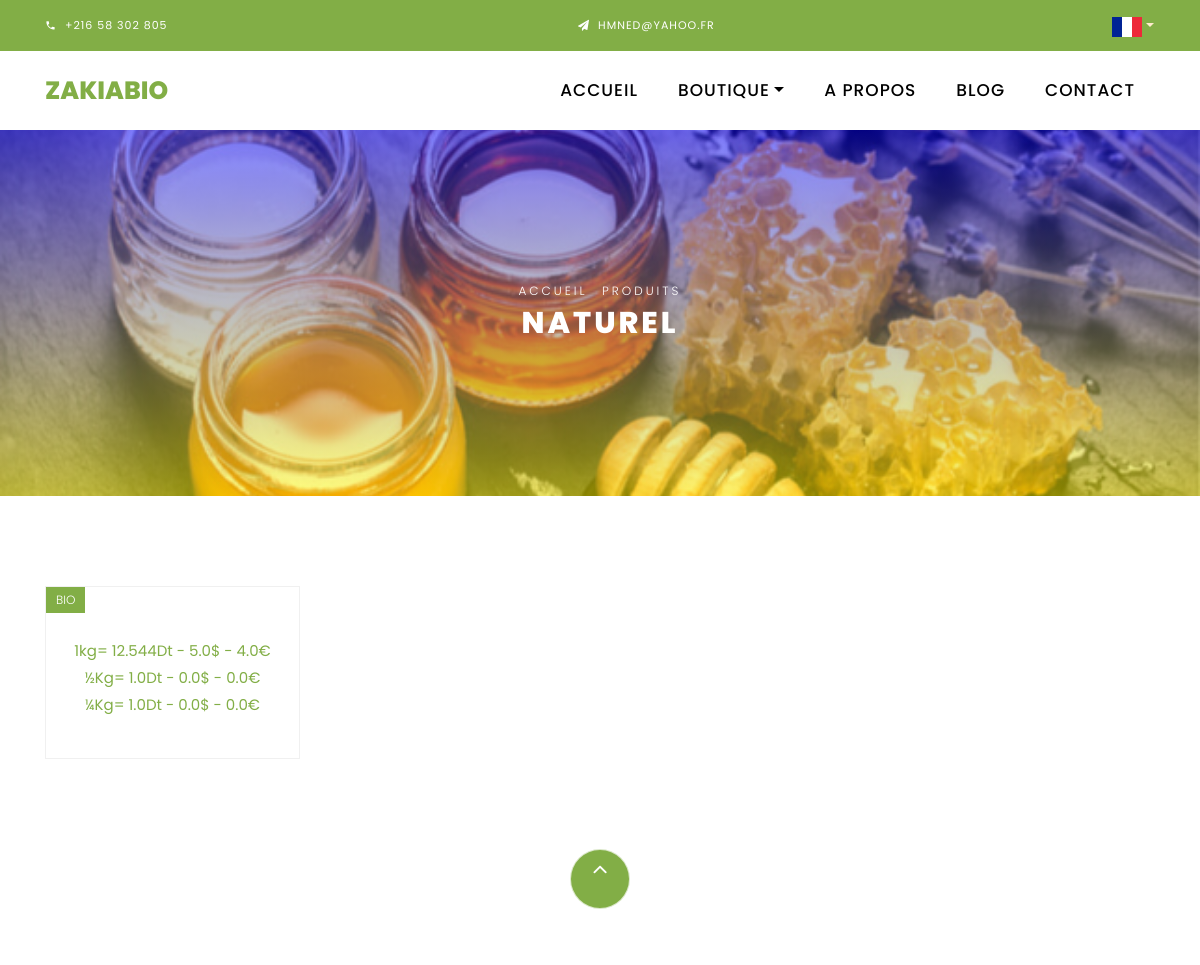
The page /fr/shop (upper part) on the database as committed earlier.
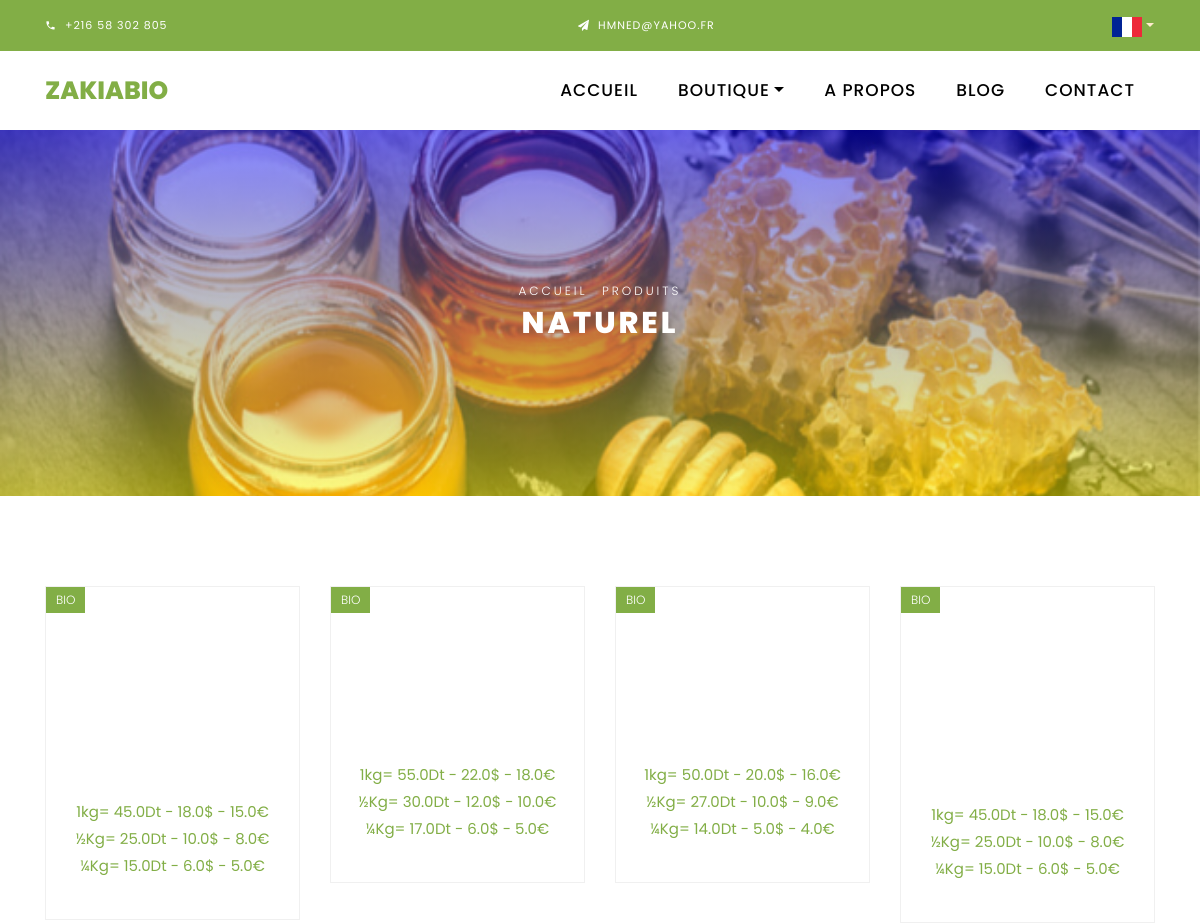
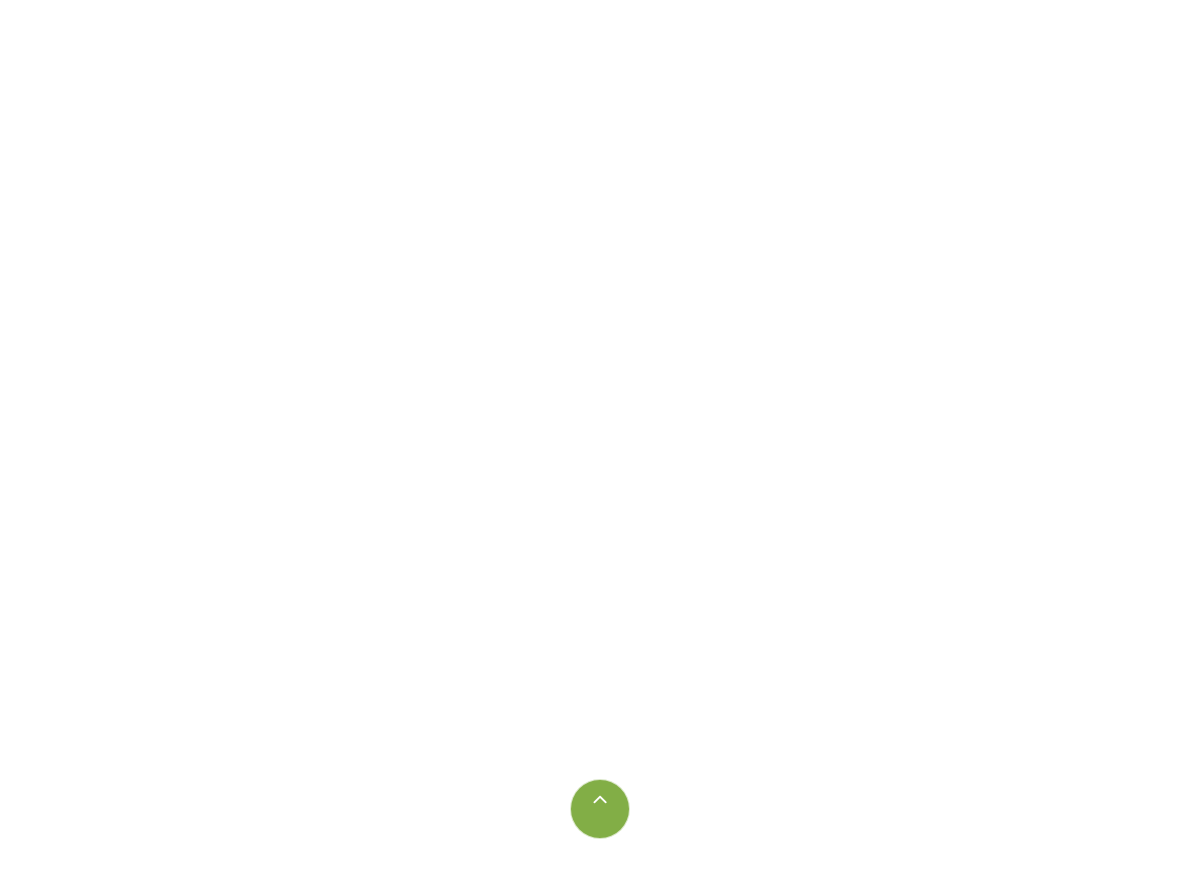
The same page on the database as committed later (2 pictures, top to bottom).
### naturalProd/models.py (models this page shows, shortened)
class NaturalProd(models.Model):
    ENtitle = models.CharField(max_length=200)
    FRtitle = models.CharField(max_length=200)
    ARtitle = models.CharField(max_length=200)
    image = models.ImageField(upload_to='pics')
    ENdescription = models.TextField(max_length=12000)
    FRdescription = models.TextField(max_length=12000)
    ARdescription = models.TextField(max_length=12000)
    pricedemikg = models.FloatField(max_length=1000)
    pricequartkg = models.FloatField(max_length=1000)
    price = models.FloatField(max_length=1000)
    pricedemikg = models.FloatField(max_length=1000)
    pricequartkg = models.FloatField(max_length=1000)
    slug = models.SlugField(unique=True)
    available = models.BooleanField(default=True)

### fr/views.py (the view)
# urls.py: path('shop', views.natural, name='natural'),
def natural(request):
    prods = NaturalProd.objects.all()
    return render(request, 'fr/shopfr.html', context={"prods":prods})

### template/fr/shopfr.html (shortened to what the changed rows need)
{% load static %}
{% load mathfilters %}
<!DOCTYPE html>
<html lang="en">
<head>
  <link rel="stylesheet" href="{% static 'css/open-iconic-bootstrap.min.css' %}" />
  <link rel="stylesheet" href="{% static 'css/animate.css' %}" />
  <link rel="stylesheet" href="{% static 'css/owl.carousel.min.css' %}" />
  <link rel="stylesheet" href="{% static 'css/owl.theme.default.min.css' %}" />
  <link rel="stylesheet" href="{% static 'css/magnific-popup.css' %}" />
  <link rel="stylesheet" href="{% static 'css/aos.css' %}" />
  <link rel="stylesheet" href="{% static 'css/ionicons.min.css' %}" />
  <link rel="stylesheet" href="{% static 'css/bootstrap-datepicker.css' %}" />
  <link rel="stylesheet" href="{% static 'css/jquery.timepicker.css' %}" />
  <link rel="stylesheet" href="{% static 'css/flaticon.css' %}" />
  <link rel="stylesheet" href="{% static 'css/icomoon.css' %}" />
  <link rel="stylesheet" href="{% static 'css/style.css' %}" />
</head>
<body class="goto-here">
  <div class="hero-wrap hero-bread" style="background-image:linear-gradient(rgba(0, 0, 255, 0.5), rgba(255, 255, 0, 0.5)),
  url({% static 'images/img1.jpg' %});">
    <div class="container">
      <div class="row no-gutters slider-text align-items-center justify-content-center">
        <div class="col-md-9 ftco-animate text-center">
          <h1 class="mb-0 bread">Naturel</h1>
        </div>
      </div>
    </div>
  </div>
  <section class="ftco-section">
    <div class="container">
      <div class="row">
        {% for a in prods %}
        <div class="col-md-6 col-lg-3 ftco-animate">
          <div class="product">
            <a href="/fr/shop/{{ a.slug }}" target="_blank" class="img-prod"><img class="img-fluid" src="{{ a.image.url }}" alt="Colorlib Template">
              <span class="status">BIO</span>
            </a>
            <div class="text py-3 pb-4 px-3 text-center">
              <div class="d-flex">
                <div class="pricing">
                  <p class="price">
                    <p class="price">1kg= <span class="price-sale">{{ a.price}}Dt - {{ a.price|intdiv:2.5 }}$ - {{ a.price|intdiv:3 }}€</span>
                    <p class="price">½Kg= <span class="price-sale">{{ a.pricedemikg }}Dt - {{ a.pricedemikg|intdiv:2.5 }}$ - {{ a.pricedemikg|intdiv:3 }}€</p></span>
                    <p class="price">¼Kg= <span class="price-sale">{{ a.pricequartkg }}Dt - {{ a.pricequartkg|intdiv:2.5 }}$ - {{ a.pricequartkg|intdiv:3 }}€</p></span>
                  </p>
                </div>
              </div>
            </div>
          </div>
        </div>
        {% endfor %}
      </div>
    </div>
  </section>
</body>
</html>

Rows that differ between the two databases and show on the page:
changed NaturalProd (number 1 of 4 on the later page): price "12.544" → "45.0"; price "5.0" → "18.0"; price "4.0" → "15.0"; pricedemikg "1.0" → "25.0"; pricedemikg "0.0" → "10.0"; pricedemikg "0.0" → "8.0"; pricequartkg "1.0" → "15.0"; pricequartkg "0.0" → "6.0"; pricequartkg "0.0" → "5.0"
added NaturalProd: price "55.0", price "22.0", price "18.0", pricedemikg "30.0", pricedemikg "12.0", pricedemikg "10.0", pricequartkg "17.0", pricequartkg "6.0", pricequartkg "5.0"
added NaturalProd: price "50.0", price "20.0", price "16.0", pricedemikg "27.0", pricedemikg "10.0", pricedemikg "9.0", pricequartkg "14.0", pricequartkg "5.0", pricequartkg "4.0"
added NaturalProd: price "45.0", price "18.0", price "15.0", pricedemikg "25.0", pricedemikg "10.0", pricedemikg "8.0", pricequartkg "15.0", pricequartkg "6.0", pricequartkg "5.0"
